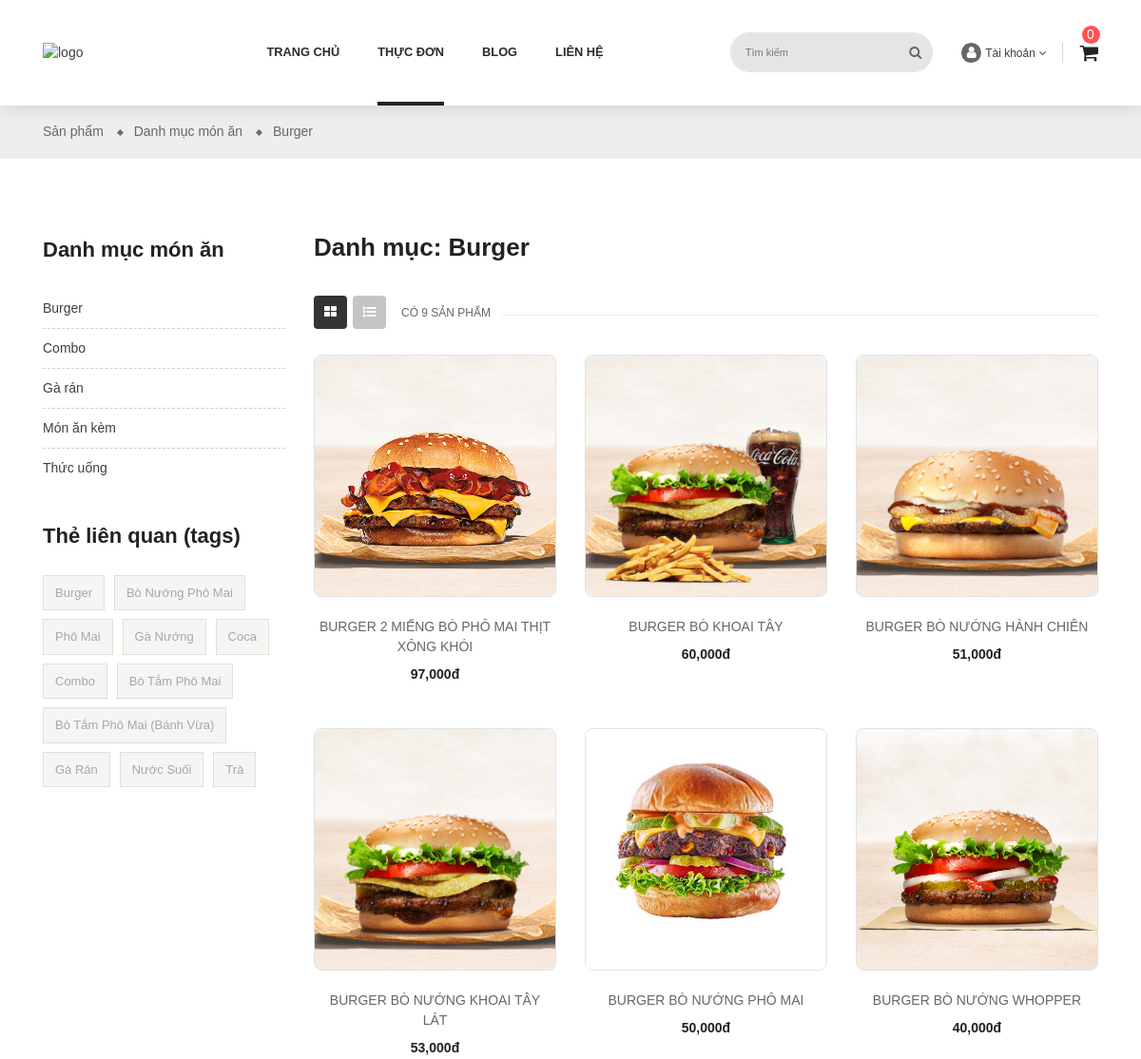
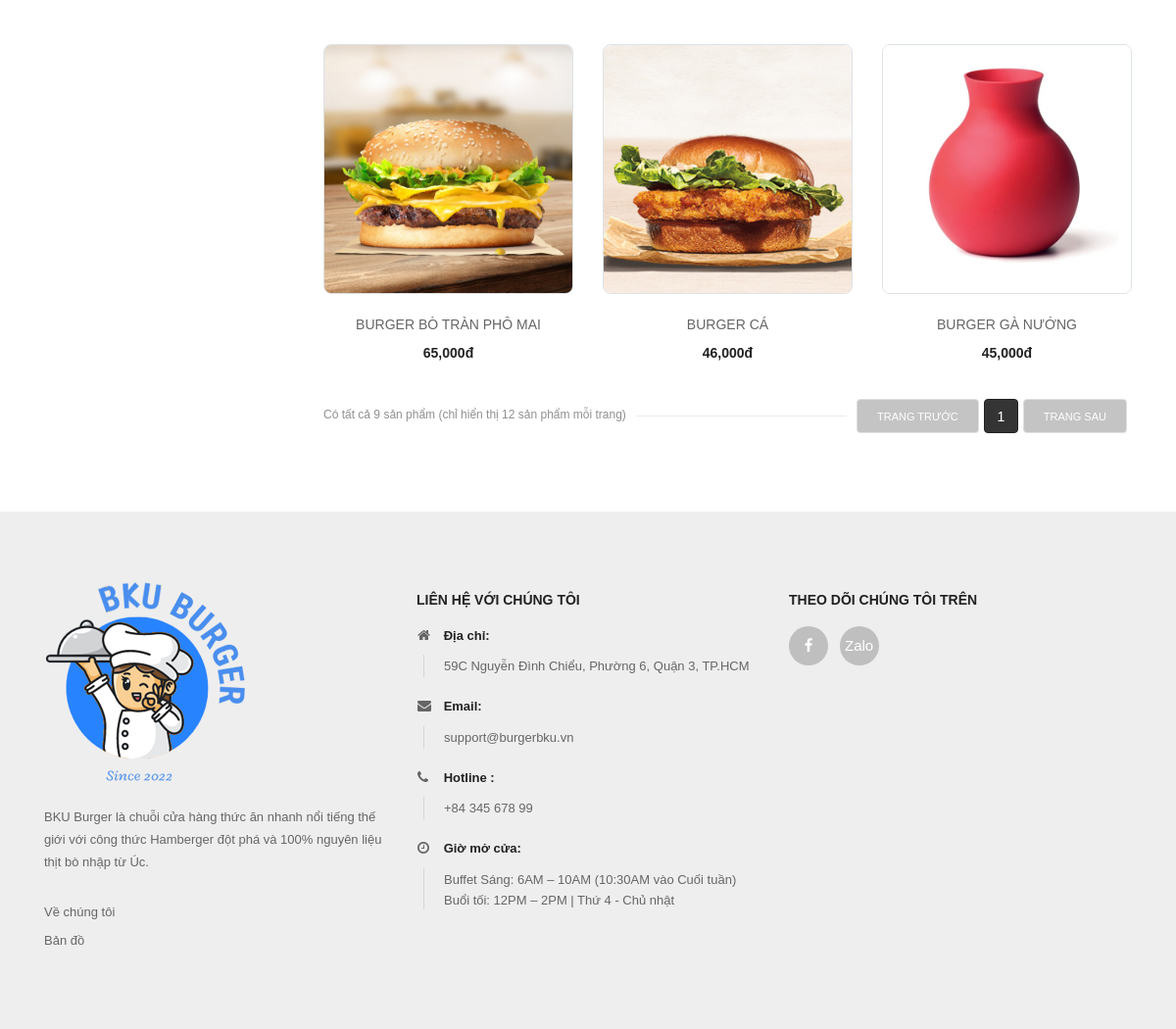
Page /danh-muc/Burger on the committed database (2 pictures, top to bottom).
### tables this page shows
CREATE TABLE `category` (
  `url` varchar(256) NOT NULL,
  `name` varchar(256) NOT NULL,
  `image` text NOT NULL
);

CREATE TABLE `product` (
  `url` varchar(256) NOT NULL,
  `name` varchar(256) NOT NULL,
  `price` decimal(13,0) DEFAULT NULL,
  `images` text NOT NULL,
  `description` text NOT NULL,
  `tag` text NOT NULL,
  `date_created` date DEFAULT current_timestamp(),
  `view_count` int(11) NOT NULL
);

### mvc/core/Controller.php (called while the page is built, shortened)
<?php
class Controller{
    public function view($view, $data=[]){
        require_once "./mvc/views/".$view.".php";
    }
}
?>

### mvc/controllers/DanhMuc.php (called while the page is built, shortened)
<?php
class DanhMuc extends Controller{
    function GetSPDanhMuc($tenDanhMucUrl, $page = 1) {
        $model= $this->model('SanPhamModel');
        $dmmodel = $this->model('DanhMucModel');
        $allSP=$dmmodel->GetSPDanhMuc($tenDanhMucUrl);
        $tenDanhMuc =  $dmmodel->GetTenDanhMuc($tenDanhMucUrl)['name'];
        $sliced_data = array_slice($allSP, ($page-1)*self::PER_PAGE, self::PER_PAGE);
        $number_of_pages = ceil(count($allSP)/self::PER_PAGE);
        $categories = $model->GetCategory();
        $tagss = $model->GetAllTag();
        $rand = array_rand($tagss, min(11, count($tagss)));
        foreach ($rand as $index) {
            $tags[] = $tagss[$index];
        }
        $this->view('product-grid', [
            'view' => 2,
            'pageTitle' => 'Danh mục: '.ucfirst($tenDanhMuc),
            'danhmuc' => ucfirst($tenDanhMuc),
            'numOfSP' => count($allSP),
            'allSP' => $sliced_data,
            'currentPage' => $page,
            'numOfPage' => $number_of_pages,
            'perPage' => self::PER_PAGE,
            'url' => BASE_URL.'danh-muc/'.$tenDanhMucUrl.'/',
            'categories' => $categories,
            'tags' => $tags,
            'path' => [
                0 => [
                    'name'=>'Sản phẩm',
                    'url' => BASE_URL.'san-pham'
                ],
                1 => [
                    'name'=> 'Danh mục món ăn',
                    'url' => '#',
                ],
                2 => [
                    'name' => ucfirst($tenDanhMuc),
                    'url' => BASE_URL.'danh-muc/'.$tenDanhMucUrl
                ]
            ]
        ]);
    }
}
?>

### mvc/core/App.php (called while the page is built, shortened)
<?php
class App{
    protected $action="Default";
    function __construct(){
        $arr = $this->UrlProcess();
        $arr = $this->Check($arr);
        if( file_exists("./mvc/controllers/".$arr[0].".php") ){
            unset($arr[0]);
        }
        $this->controller = new $this->controller;
        if(isset($arr[1])){
            if( method_exists( $this->controller , $arr[1]) ){
                $this->action = $arr[1];
            }
            unset($arr[1]);
        }
        $this->params = $arr?array_values($arr):[];
        call_user_func_array([$this->controller, $this->action], $this->params );
    }
    function UrlProcess(){
        if( isset($_GET["url"]) ){
            return explode("/", filter_var(trim($_GET["url"], "/")));
        }
    }
    function Check($arr) {
        $returnArr = array();
        switch ($arr[0]) {
            case "danh-muc":
                array_push($returnArr, 'DanhMuc');
                array_push($returnArr, 'GetSPDanhMuc');
                if (count($arr) < 2 || count($arr) > 3) {
                    return array('NotFound');
                }
                else {
                    for ($i = 1; $i<count($arr); $i++) {
                        array_push($returnArr, $arr[$i]);
                    }
                }
                break;
        }
        return $returnArr;
    }
}
?>

### index.php (called while the page is built, shortened)
<?php
$myApp = new App();
?>

### mvc/core/DB.php (called while the page is built, shortened)
<?php
class DB {
    protected $host = '127.0.0.1';
    protected $user = 'root';
    protected $password = '';
    protected $database = 'bku_burger';
    public function __construct() {
        $this->con = mysqli_connect($this->host, $this->user, $this->password, $this->database);
    }
}

### mvc/models/SanPhamModel.php (called while the page is built, shortened)
<?php
class SanPhamModel extends DB {
    public function GetCategory($all = true)
    {
        $query = "select " .($all?' * ':' name, url ') . "from category";
        $result = $this -> con -> query($query);
        while ($item = mysqli_fetch_array($result, MYSQLI_ASSOC))
        {
            $resultArray[] = $item;
        }
        return $resultArray;
    }
}

### mvc/models/DanhMucModel.php (called while the page is built, shortened)
<?php
class DanhMucModel extends DB {
    public function GetSPDanhMuc($tenDanhMucUrl)
    {
        $resultArray = [];
        $query = "SELECT pd.url, pd.name, pd.images, pd.price, pd.description FROM category as ct INNER JOIN category_details as ct_dt ON ct.url=ct_dt.category_url INNER JOIN product as pd ON pd.url=ct_dt.product_url WHERE ct.url= '$tenDanhMucUrl'";
        $result = $this -> con -> query($query);
        while ($item = mysqli_fetch_array($result, MYSQLI_ASSOC)) {
            $resultArray[] = $item;
        }
        return $resultArray;
    }
}

### mvc/views/product-grid.php (the view, shortened to what this page needs)
<!DOCTYPE html>
<html lang="vi">
<head>
    <link rel="stylesheet" href="<?= STATIC_URL ?>libs/bootstrap/css/bootstrap.min.css">
    <link rel="stylesheet" href="<?= STATIC_URL ?>libs/font-awesome/css/font-awesome.min.css">
    <link rel="stylesheet" href="<?= STATIC_URL ?>libs/nivo-slider/css/nivo-slider.css">
    <link rel="stylesheet" href="<?= STATIC_URL ?>libs/nivo-slider/css/animate.css">
    <link rel="stylesheet" href="<?= STATIC_URL ?>libs/nivo-slider/css/style.css">
    <link rel="stylesheet" href="<?= STATIC_URL ?>libs/font-material/css/material-design-iconic-font.min.css">
    <link rel="stylesheet" href="<?= STATIC_URL ?>libs/slider-range/css/jslider.css">
    <link rel="stylesheet" href="<?= STATIC_URL ?>libs/owl-carousel/assets/owl.carousel.min.css">
    <link rel="stylesheet" type="text/css" href="<?= STATIC_URL ?>css/style.css">
    <link rel="stylesheet" type="text/css" href="<?= STATIC_URL ?>css/reponsive.css">
</head>
<body id="product-sidebar-left" class="product-grid-sidebar-left">
    <?php require_once "./mvc/views/inc/header.php" ?>
    <div class="main-content">
        <div id="wrapper-site">
            <div id="content-wrapper" class="full-width">
                <div id="main">
                    <div class="page-home">
                        <nav class="breadcrumb-bg">
                            <div class="container no-index">
                                <div class="breadcrumb">
                                    <ol>
                                        <?php foreach ($data['path'] as $path) {?>
                                            <li>
                                                <a href="<?=$path['url']?>">
                                                    <span><?=$path['name']?></span>
                                                </a>
                                            </li>
                                        <?php }?>
                                    </ol>
                                </div>
                            </div>
                        </nav>
                        <div class="container">
                            <div class="content">
                                <div class="row">
                                    <div class="sidebar-3 sidebar-collection col-lg-3 col-md-4 col-sm-4 order-2 order-sm-1">
                                        <?php require_once "./mvc/views/inc/main/categories.php" ?>
                                        <?php require_once "./mvc/views/inc/main/tags.php" ?>
                                    </div>
                                    <div class="col-sm-8 col-lg-9 col-md-8 product-container order-1 order-sm-2">
                                        <h1><?= $data['pageTitle'] ?></h1>
                                        <div class="js-product-list-top firt nav-top">
                                            <div class="d-flex justify-content-around row">
                                                <div class="col col-xs-12">
                                                    <ul class="nav nav-tabs">
                                                        <li>
                                                            <a href="#grid" data-toggle="tab" class="active show fa fa-th-large"></a>
                                                        </li>
                                                        <li>
                                                            <a href="#list" data-toggle="tab" class="fa fa-list-ul"></a>
                                                        </li>
                                                    </ul>
                                                    <div class="hidden-sm-down total-products">
                                                        <p>Có <?= $data['numOfSP'] ?> sản phẩm</p>
                                                    </div>
                                                </div>
                                            </div>
                                        </div>
                                        <div class="tab-content product-items">
                                            <div id="grid" class="related tab-pane fade in active show">
                                                <div class="row">
                                                    <?php foreach ($data['allSP'] as $sp) { ?>
                                                        <div class="item text-center col-md-4 card border-0">
                                                            <div class="product-miniature js-product-miniature item-one first-item">
                                                                <div class="thumbnail-container border">
                                                                    <a href="<?= BASE_URL ?>san-pham/<?= $sp['url'] ?>">
                                                                        <?php $images = explode(',', $sp['images']) ?>
                                                                        <img class="img-fluid image-cover" src="<?= $images[0] ?>" alt="img">
                                                                    </a>
                                                                </div>
                                                                <div class="product-description">
                                                                    <div class="product-groups">
                                                                        <div class="product-title">
                                                                            <a href="product-detail.html" style="text-transform: uppercase"><?= $sp['name'] ?></a>
                                                                        </div>
                                                                        <div class="product-group-price">
                                                                            <div class="product-price-and-shipping">
                                                                                <span class="price">
                                                                                    <?php if ($sp['price'] > 0) echo number_format($sp['price']) . 'đ';
                                                                                    else echo 'Liên hệ' ?>
                                                                                </span>
                                                                            </div>
                                                                        </div>
                                                                    </div>
                                                                    <div class="product-buttons d-flex justify-content-center">
                                                                    </div>
                                                                </div>
                                                            </div>
                                                        </div>
                                                    <?php } ?>
                                                </div>
                                            </div>
                                        </div>
                                        <div class="pagination">
                                            <div class="js-product-list-top ">
                                                <div class="d-flex justify-content-around row">
                                                    <div class="showing col col-xs-12">
                                                        <span>Có tất cả <?= $data['numOfSP'] ?> sản phẩm (chỉ hiển thị 12 sản phẩm mỗi trang)</span>
                                                    </div>
                                                    <div class="page-list col col-xs-12">
                                                        <ul>
                                                            <?php $currentPage = $data['currentPage'];
                                                            $numOfPage = $data['numOfPage'];
                                                            ?>
                                                            <li>
                                                                <a rel="prev" <?php if ($currentPage != 1) { ?> href="<?= $data['url'] . ($data['currentPage'] - 1) ?>" <?php } ?> class="previous disabled js-search-link">
                                                                    Trang trước
                                                                </a>
                                                            </li>
                                                            <li class='current active'>
                                                                <a rel="nofollow" class='current active' href="#" class="disabled js-search-link">
                                                                    <?= $currentPage ?>
                                                                </a>
                                                            </li>
                                                            <li>
                                                                <a rel="next" <?php if ($currentPage != $numOfPage) { ?> href="<?= $data['url'] . ($data['currentPage'] + 1) ?>" <?php } ?> class="next disabled js-search-link">
                                                                    Trang sau
                                                                </a>
                                                            </li>
                                                        </ul>
                                                    </div>
                                                </div>
                                            </div>
                                        </div>
                                    </div>
                                </div>
                            </div>
                        </div>
                    </div>
                </div>
            </div>
        </div>
    </div>
    <?php require_once "./mvc/views/inc/footer.php" ?>
</body>
</html>

### mvc/views/inc/main/categories.php
<div class="sidebar-block">
    <div class="title-block">Danh mục món ăn</div>
    <div class="block-content">
        <?php foreach ($data['categories'] as $cate) {?>
        <div class="cateTitle hasSubCategory open level1">
            <a class="cateItem" href="<?=BASE_URL.'danh-muc/'.$cate['url']?>"><?=ucfirst($cate['name'])?></a>
        </div>
        <?php }?>
    </div>
</div>

### rows in the picture
category: name "Burger"
category: name "Combo"
category: name "Gà rán"
category: name "Món ăn kèm"
category: name "Thức uống"
product: images (picture), name "BURGER 2 MIẾNG BÒ PHÔ MAI THỊT XÔNG KHÓI", price "97,000"
product: shows a picture, name "BURGER BÒ KHOAI TÂY", price "60,000"
product: images (picture), name "BURGER BÒ NƯỚNG HÀNH CHIÊN", price "51,000"
product: shows a picture, name "BURGER BÒ NƯỚNG KHOAI TÂY LÁT", price "53,000"
product: shows a picture, name "BURGER BÒ NƯỚNG PHÔ MAI", price "50,000"
product: shows a picture, name "BURGER BÒ NƯỚNG WHOPPER", price "40,000"
product: images (picture), name "BURGER BÒ TRÀN PHÔ MAI", price "65,000"
product: images (picture), name "BURGER CÁ", price "46,000"
product: shows a picture, name "BURGER GÀ NƯỚNG", price "45,000"

### other values in the picture
$path['name'] "Sản phẩm"
$path['name'] "Danh mục món ăn"
$path['name'] "Burger"
$tag "Burger"
$tag "Bò Nướng Phô Mai"
$tag "Phô Mai"
$tag "Gà Nướng"
$tag "Coca"
$tag "Combo"
$tag "Bò Tắm Phô Mai"
$tag "Bò Tắm Phô Mai (Bánh Vừa)"
$tag "Gà Rán"
$tag "Nước Suối"
$tag "Trà"
$data['pageTitle'] "Danh mục: Burger"
